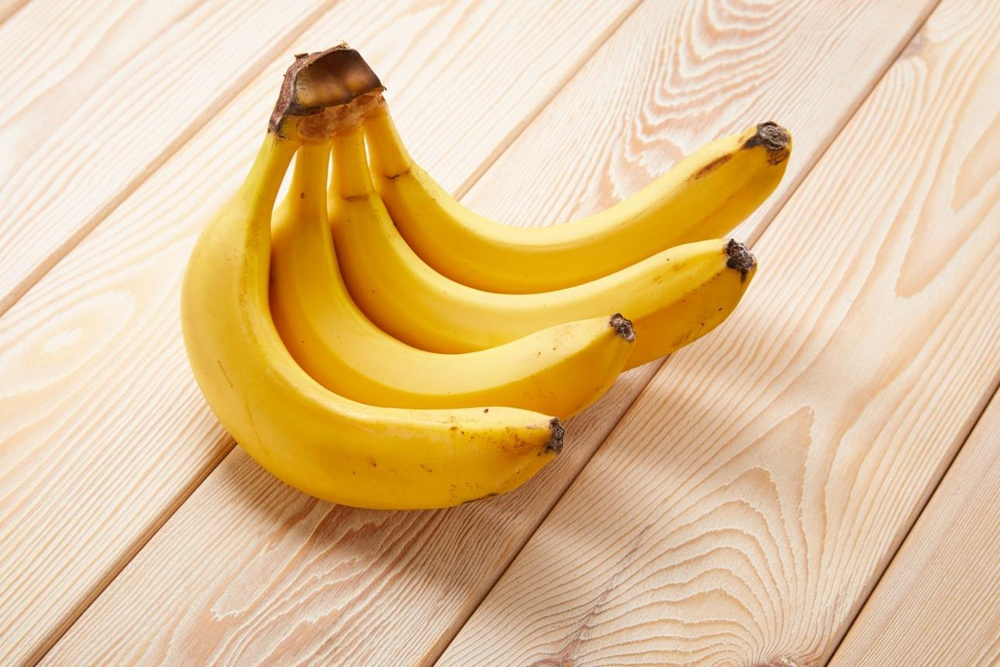
#> input picture assign_25/img_1.jpeg, 1000 x 667 px, shrunk from 1290 x 860 before the run
$ python segmentation.py   (older library calls are emulated)
#> lines starting #> are read from the running program, lines starting #| are printed output that depends on the picture; after the words box and inside, x2 and y2 are one past the last pixel; in counts of white or black regions, pixels touching at a corner belong together
import cv2
import numpy as np
import matplotlib.pyplot as plt

img = cv2.imread("img_1.jpeg", cv2.IMREAD_GRAYSCALE)
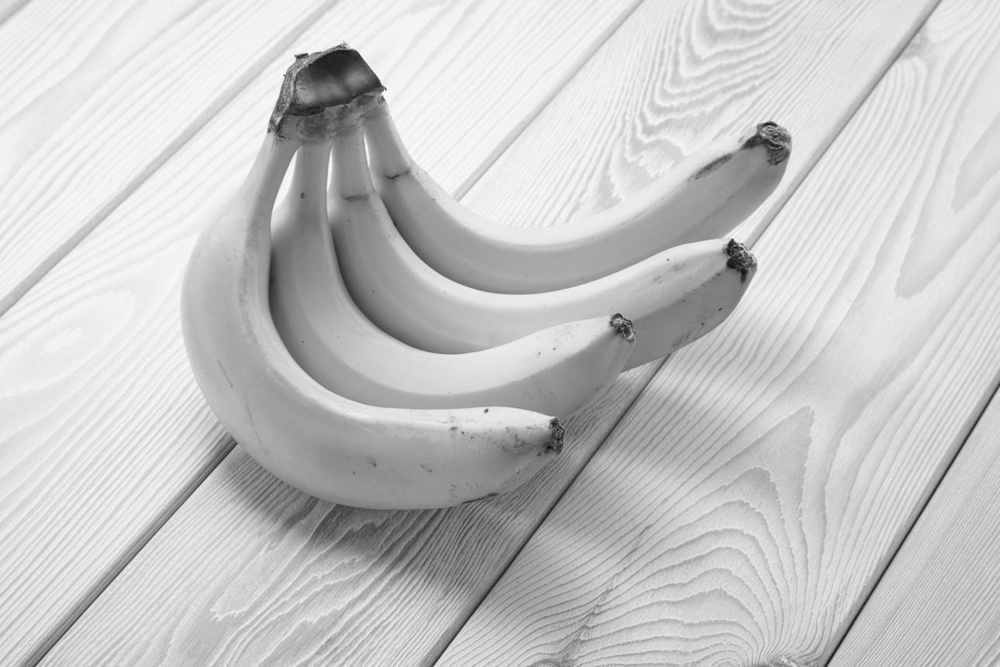
#> img: shape (667, 1000); min 9, max 254, mean 198.8

if img is None:
    raise FileNotFoundError("img_1.jpeg not found")

# Smooth image to reduce noise
blur = cv2.GaussianBlur(img, (3, 3), 0)

# 1. Point detection using Laplacian
laplacian = cv2.Laplacian(blur, cv2.CV_64F)
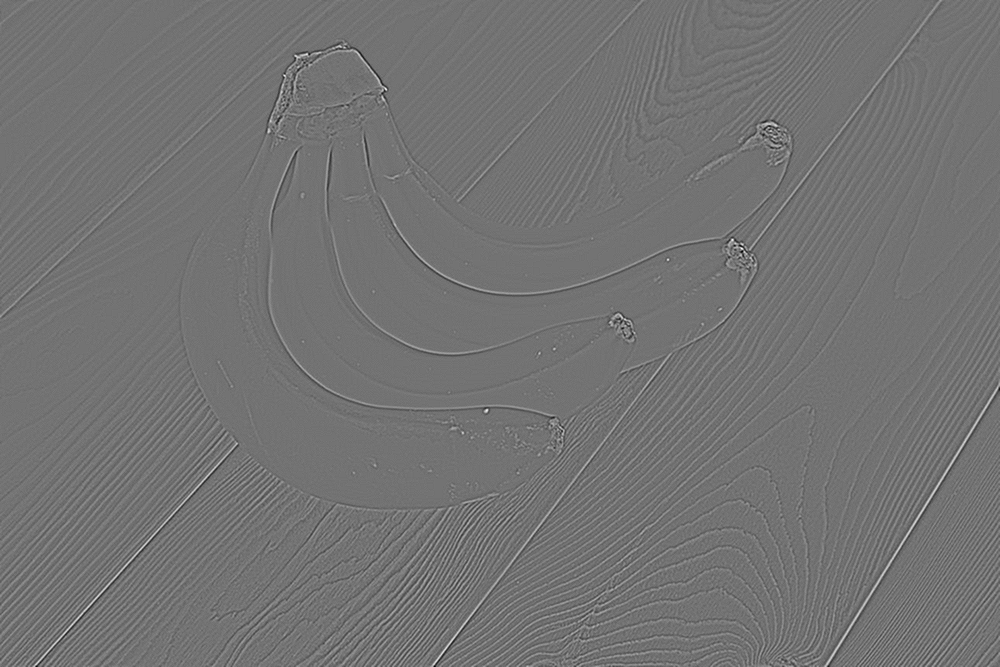
#> laplacian: shape (667, 1000) float64; min -75, max 91, mean 0; drawn with min black and max white
point_response = np.uint8(
    cv2.normalize(np.abs(laplacian), None, 0, 255, cv2.NORM_MINMAX)
)
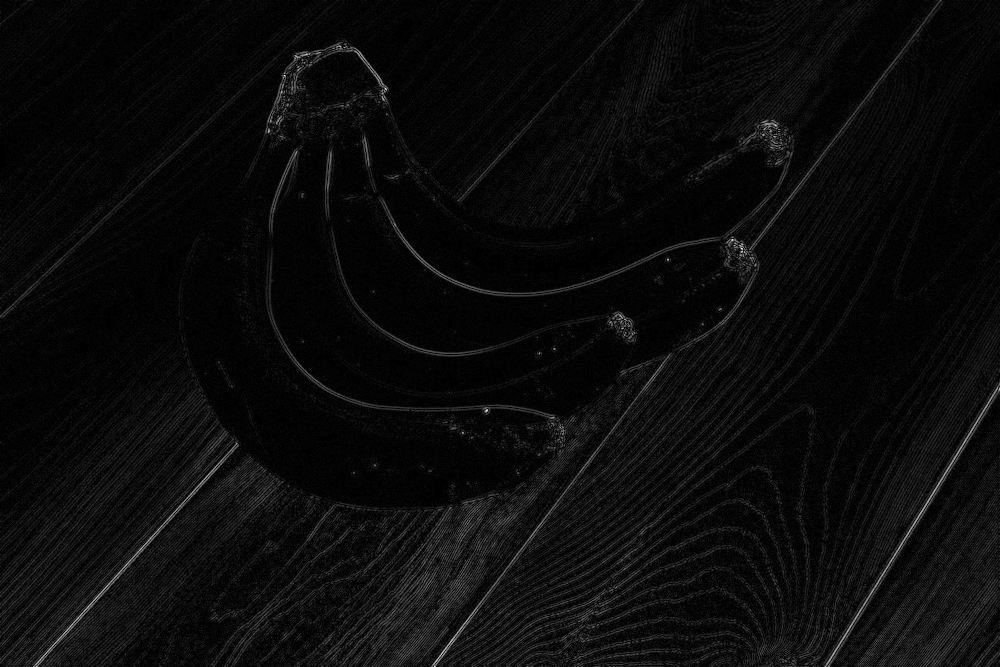
#> point_response: shape (667, 1000); min 0, max 255, mean 10.9
_, points = cv2.threshold(point_response, 40, 255, cv2.THRESH_BINARY)
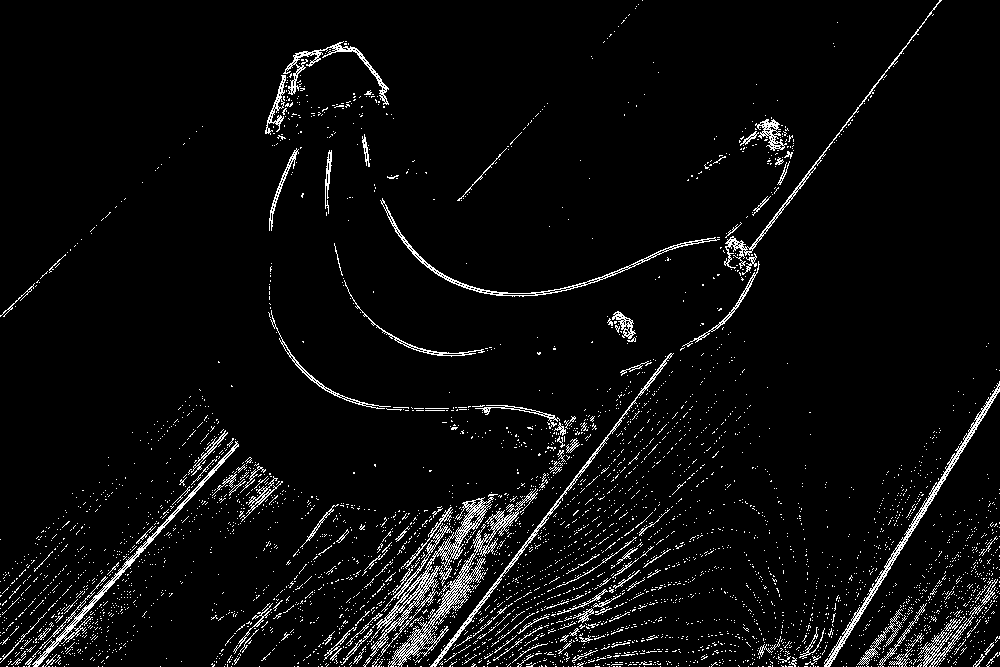
#> points: shape (667, 1000); 4.6% white in thin lines or dots

# 2. Line detection using directional kernels
horizontal_kernel = np.array([[-1, -1, -1], [2, 2, 2], [-1, -1, -1]], dtype=np.float32)

vertical_kernel = np.array([[-1, 2, -1], [-1, 2, -1], [-1, 2, -1]], dtype=np.float32)

diagonal_kernel_45 = np.array([[-1, -1, 2], [-1, 2, -1], [2, -1, -1]], dtype=np.float32)

diagonal_kernel_135 = np.array(
    [[2, -1, -1], [-1, 2, -1], [-1, -1, 2]], dtype=np.float32
)

responses = [
    np.abs(cv2.filter2D(blur, cv2.CV_32F, kernel))
    for kernel in (
        horizontal_kernel,
        vertical_kernel,
        diagonal_kernel_45,
        diagonal_kernel_135,
    )
]
#> responses = 4 items

line_response = np.maximum.reduce(responses)
line_response = cv2.normalize(line_response, None, 0, 255, cv2.NORM_MINMAX).astype(
    np.uint8
)

_, lines = cv2.threshold(line_response, 100, 255, cv2.THRESH_BINARY)
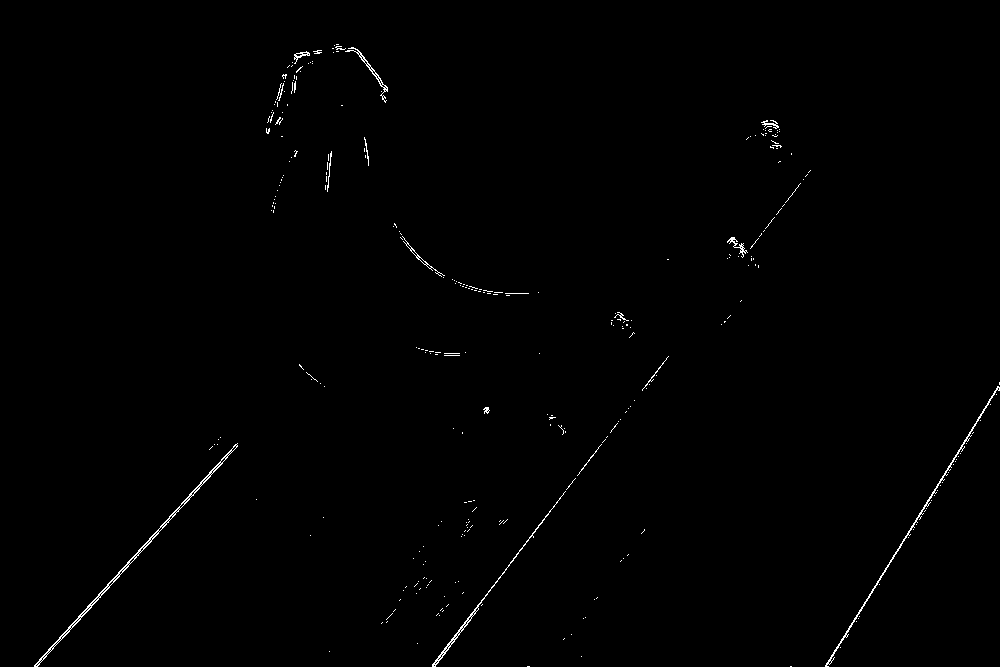
#> lines: shape (667, 1000); 0.53% white in thin lines or dots

# 3. Edge detection using Canny
edges = cv2.Canny(blur, 50, 150)
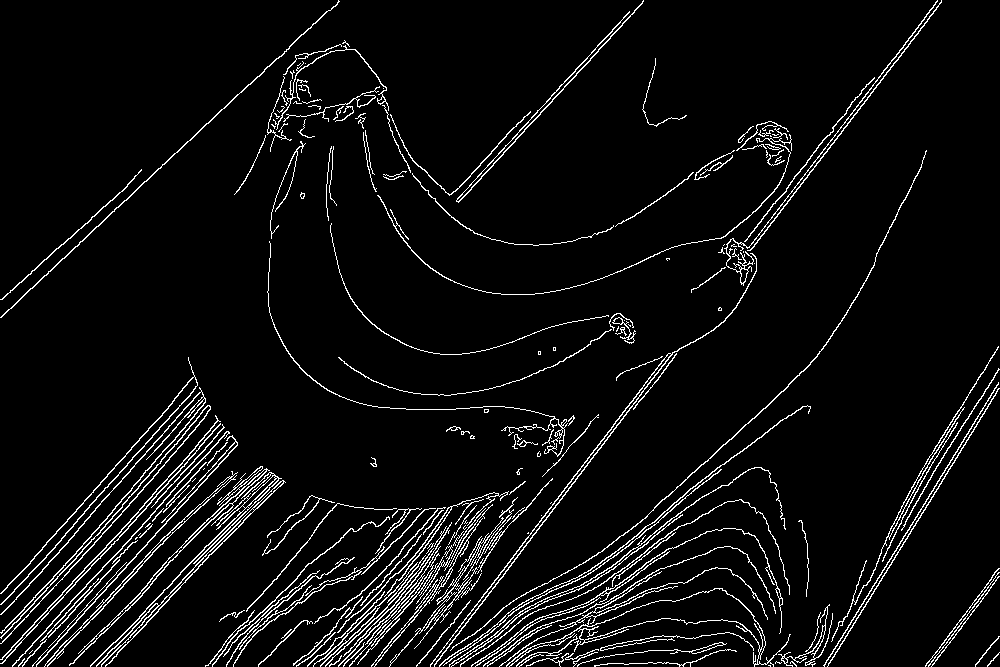
#> edges: shape (667, 1000); 5.5% white in thin lines or dots

# Display results
plt.figure(figsize=(15, 8))

plt.subplot(2, 2, 1)
plt.imshow(img, cmap="gray")
plt.title("Original Image")
plt.axis("off")

plt.subplot(2, 2, 2)
plt.imshow(points, cmap="gray")
plt.title("Point Detection")
plt.axis("off")

plt.subplot(2, 2, 3)
plt.imshow(lines, cmap="gray")
plt.title("Line Detection")
plt.axis("off")

plt.subplot(2, 2, 4)
plt.imshow(edges, cmap="gray")
plt.title("Edge Detection")
plt.axis("off")

plt.tight_layout()
plt.show()

$ run again, with assign_25/img_2.jpeg copied over assign_25/img_1.jpeg
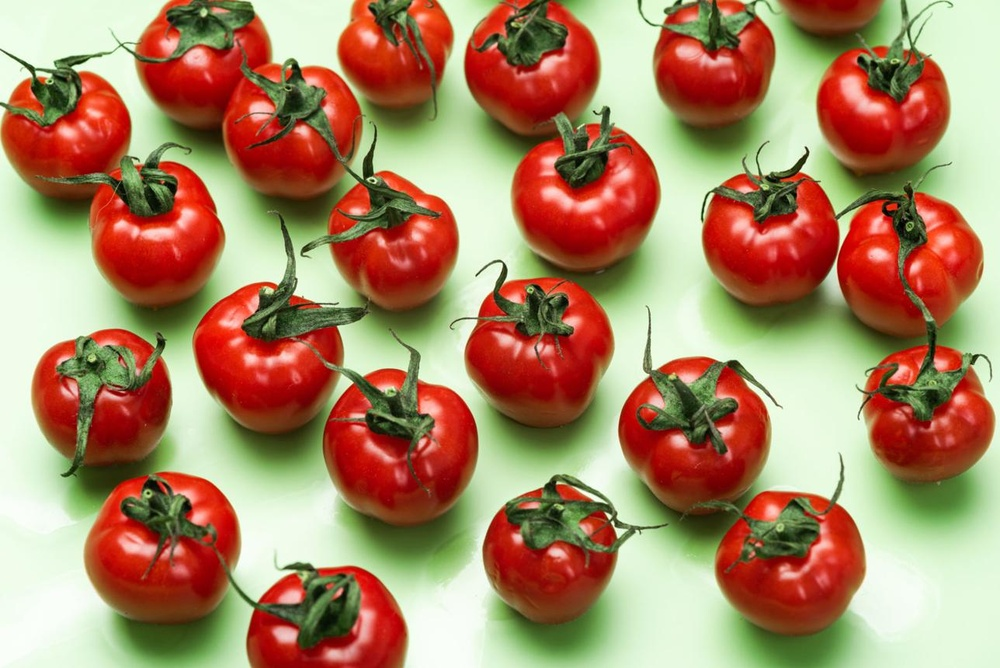
#> input picture assign_25/img_2.jpeg, 1000 x 668 px, shrunk from 1288 x 860 before the run
#> `_, points = cv2.threshold(point_response, 40, 255, cv2.THRESH_BINARY)`:
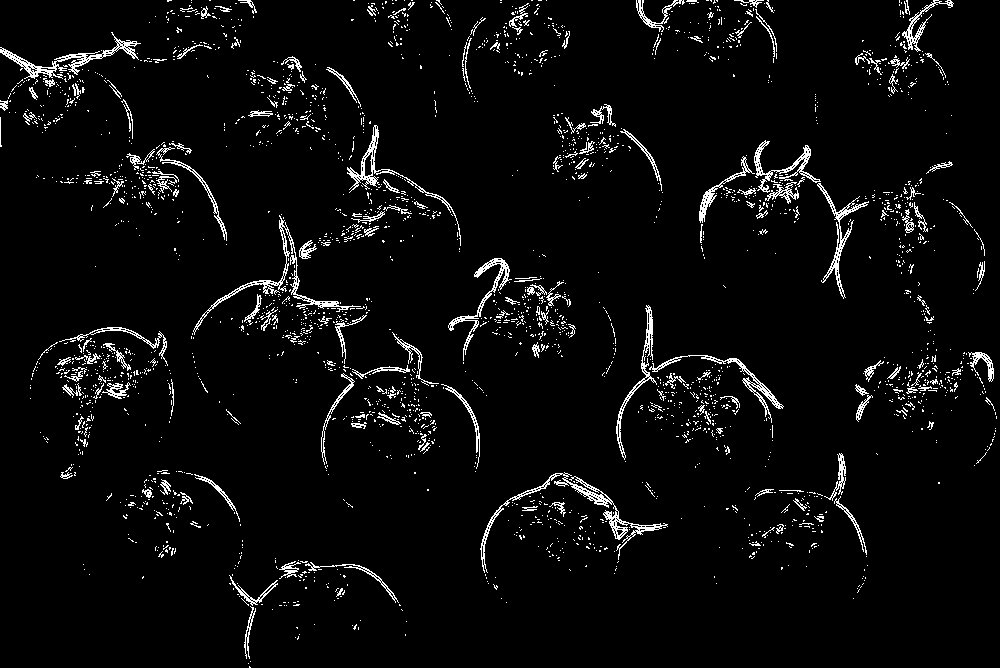
#> points: shape (668, 1000); 4.3% white in thin lines or dots
#> responses = 4 items
#> lines: shape (668, 1000); 0.3% white in thin lines or dots, all inside (x1, y1, x2, y2) = (0, 0, 992, 572)
#> `edges = cv2.Canny(blur, 50, 150)`:
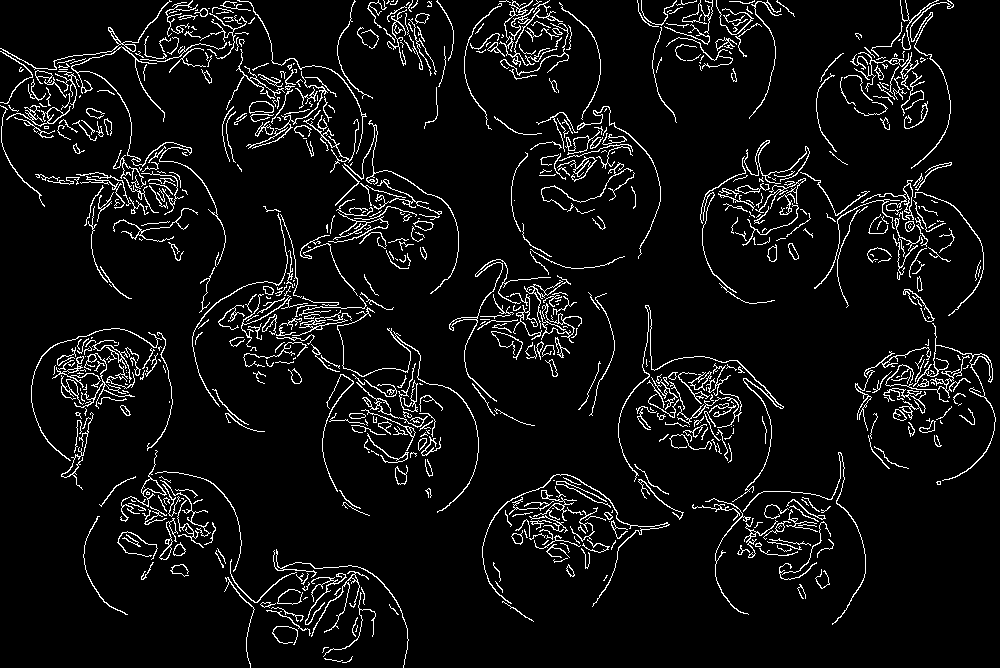
#> edges: shape (668, 1000); 6.5% white in thin lines or dots
